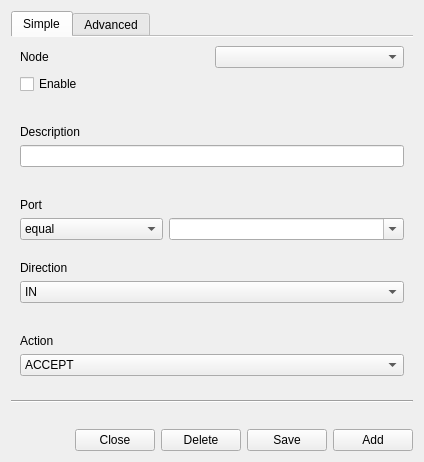
<?xml version="1.0" encoding="UTF-8"?>
<ui version="4.0">
 <class>Dialog</class>
 <widget class="QDialog" name="Dialog">
  <property name="geometry">
   <rect>
    <x>0</x>
    <y>0</y>
    <width>424</width>
    <height>462</height>
   </rect>
  </property>
  <property name="windowTitle">
   <string>Firewall rule</string>
  </property>
  <property name="windowIcon">
   <iconset>
    <normaloff>../../../../../../../../../../../../../../../../../../.designer/backup/icon-white.svg</normaloff>../../../../../../../../../../../../../../../../../../.designer/backup/icon-white.svg</iconset>
  </property>
  <layout class="QVBoxLayout" name="verticalLayout">
   <item>
    <widget class="QTabWidget" name="tabWidget">
     <property name="styleSheet">
      <string notr="true">QTabBar {
   alignment: center;
}</string>
     </property>
     <property name="currentIndex">
      <number>0</number>
     </property>
     <property name="elideMode">
      <enum>Qt::ElideRight</enum>
     </property>
     <property name="documentMode">
      <bool>true</bool>
     </property>
     <widget class="QWidget" name="tab">
      <attribute name="title">
       <string>Simple</string>
      </attribute>
      <layout class="QVBoxLayout" name="verticalLayout_2">
       <item>
        <layout class="QHBoxLayout" name="horizontalLayout_3">
         <item>
          <widget class="QLabel" name="label_7">
           <property name="text">
            <string>Node</string>
           </property>
          </widget>
         </item>
         <item>
          <widget class="QComboBox" name="comboNodes"/>
         </item>
        </layout>
       </item>
       <item>
        <widget class="QCheckBox" name="checkEnable">
         <property name="text">
          <string>Enable</string>
         </property>
        </widget>
       </item>
       <item>
        <layout class="QVBoxLayout" name="verticalLayout_3">
         <property name="sizeConstraint">
          <enum>QLayout::SetMaximumSize</enum>
         </property>
         <item>
          <widget class="QLabel" name="label">
           <property name="text">
            <string>Description</string>
           </property>
           <property name="alignment">
            <set>Qt::AlignBottom|Qt::AlignLeading|Qt::AlignLeft</set>
           </property>
          </widget>
         </item>
         <item>
          <widget class="QLineEdit" name="lineDescription">
           <property name="clearButtonEnabled">
            <bool>true</bool>
           </property>
          </widget>
         </item>
        </layout>
       </item>
       <item>
        <layout class="QVBoxLayout" name="verticalLayout_4">
         <item>
          <widget class="QLabel" name="label_2">
           <property name="text">
            <string>Port</string>
           </property>
           <property name="alignment">
            <set>Qt::AlignBottom|Qt::AlignLeading|Qt::AlignLeft</set>
           </property>
          </widget>
         </item>
         <item>
          <layout class="QHBoxLayout" name="horizontalLayout_2">
           <item>
            <widget class="QComboBox" name="comboOperator">
             <property name="sizePolicy">
              <sizepolicy hsizetype="Maximum" vsizetype="Fixed">
               <horstretch>0</horstretch>
               <verstretch>0</verstretch>
              </sizepolicy>
             </property>
             <property name="currentText">
              <string notr="true">equal</string>
             </property>
             <property name="sizeAdjustPolicy">
              <enum>QComboBox::AdjustToContents</enum>
             </property>
             <item>
              <property name="text">
               <string>equal</string>
              </property>
             </item>
             <item>
              <property name="text">
               <string>not equal</string>
              </property>
             </item>
             <item>
              <property name="text">
               <string>greater or equal than</string>
              </property>
             </item>
             <item>
              <property name="text">
               <string>greater than</string>
              </property>
             </item>
             <item>
              <property name="text">
               <string>less or equal than</string>
              </property>
             </item>
             <item>
              <property name="text">
               <string>less than</string>
              </property>
             </item>
            </widget>
           </item>
           <item>
            <widget class="QComboBox" name="comboPorts">
             <property name="sizePolicy">
              <sizepolicy hsizetype="Minimum" vsizetype="Fixed">
               <horstretch>0</horstretch>
               <verstretch>0</verstretch>
              </sizepolicy>
             </property>
             <property name="editable">
              <bool>true</bool>
             </property>
             <property name="currentText">
              <string notr="true"/>
             </property>
             <property name="sizeAdjustPolicy">
              <enum>QComboBox::AdjustToMinimumContentsLength</enum>
             </property>
            </widget>
           </item>
          </layout>
         </item>
        </layout>
       </item>
       <item>
        <widget class="QFrame" name="frameDirection">
         <property name="frameShape">
          <enum>QFrame::NoFrame</enum>
         </property>
         <property name="frameShadow">
          <enum>QFrame::Plain</enum>
         </property>
         <property name="lineWidth">
          <number>0</number>
         </property>
         <layout class="QVBoxLayout" name="verticalLayout_6">
          <property name="leftMargin">
           <number>0</number>
          </property>
          <property name="rightMargin">
           <number>0</number>
          </property>
          <item>
           <widget class="QLabel" name="label_3">
            <property name="text">
             <string>Direction</string>
            </property>
            <property name="alignment">
             <set>Qt::AlignBottom|Qt::AlignLeading|Qt::AlignLeft</set>
            </property>
           </widget>
          </item>
          <item>
           <widget class="QComboBox" name="comboDirection">
            <item>
             <property name="text">
              <string>IN</string>
             </property>
             <property name="icon">
              <iconset theme="go-down">
               <normaloff>../../../../../../../../../../../../../../../../../../.designer/backup</normaloff>../../../../../../../../../../../../../../../../../../.designer/backup</iconset>
             </property>
            </item>
            <item>
             <property name="text">
              <string>OUT</string>
             </property>
             <property name="icon">
              <iconset theme="go-up">
               <normaloff>../../../../../../../../../../../../../../../../../../.designer/backup</normaloff>../../../../../../../../../../../../../../../../../../.designer/backup</iconset>
             </property>
            </item>
           </widget>
          </item>
         </layout>
        </widget>
       </item>
       <item>
        <widget class="QFrame" name="frameAction">
         <property name="frameShape">
          <enum>QFrame::NoFrame</enum>
         </property>
         <property name="frameShadow">
          <enum>QFrame::Plain</enum>
         </property>
         <property name="lineWidth">
          <number>0</number>
         </property>
         <layout class="QVBoxLayout" name="verticalLayout_7">
          <property name="leftMargin">
           <number>0</number>
          </property>
          <property name="rightMargin">
           <number>0</number>
          </property>
          <item>
           <widget class="QLabel" name="label_4">
            <property name="text">
             <string>Action</string>
            </property>
            <property name="alignment">
             <set>Qt::AlignBottom|Qt::AlignLeading|Qt::AlignLeft</set>
            </property>
           </widget>
          </item>
          <item>
           <widget class="QComboBox" name="comboVerdict">
            <item>
             <property name="text">
              <string>ACCEPT</string>
             </property>
             <property name="icon">
              <iconset theme="object-select-symbolic">
               <normaloff>../../../../../../../../../../../../../../../../../../.designer/backup</normaloff>../../../../../../../../../../../../../../../../../../.designer/backup</iconset>
             </property>
            </item>
            <item>
             <property name="text">
              <string>DROP</string>
             </property>
             <property name="icon">
              <iconset theme="window-close">
               <normaloff>../../../../../../../../../../../../../../../../../../.designer/backup</normaloff>../../../../../../../../../../../../../../../../../../.designer/backup</iconset>
             </property>
            </item>
            <item>
             <property name="text">
              <string>REJECT</string>
             </property>
             <property name="icon">
              <iconset theme="edit-delete">
               <normaloff>../../../../../../../../../../../../../../../../../../.designer/backup</normaloff>../../../../../../../../../../../../../../../../../../.designer/backup</iconset>
             </property>
            </item>
            <item>
             <property name="text">
              <string>RETURN</string>
             </property>
             <property name="icon">
              <iconset theme="edit-undo">
               <normaloff>../../../../../../../../../../../../../../../../../../.designer/backup</normaloff>../../../../../../../../../../../../../../../../../../.designer/backup</iconset>
             </property>
            </item>
           </widget>
          </item>
         </layout>
        </widget>
       </item>
      </layout>
     </widget>
     <widget class="QWidget" name="tab_2">
      <attribute name="title">
       <string>Advanced</string>
      </attribute>
      <layout class="QVBoxLayout" name="verticalLayout_8">
       <item>
        <widget class="QLabel" name="label_6">
         <property name="text">
          <string>TODO</string>
         </property>
         <property name="alignment">
          <set>Qt::AlignCenter</set>
         </property>
        </widget>
       </item>
      </layout>
     </widget>
    </widget>
   </item>
   <item>
    <widget class="Line" name="line">
     <property name="orientation">
      <enum>Qt::Horizontal</enum>
     </property>
    </widget>
   </item>
   <item>
    <widget class="QLabel" name="statusLabel">
     <property name="text">
      <string/>
     </property>
     <property name="wordWrap">
      <bool>true</bool>
     </property>
    </widget>
   </item>
   <item>
    <layout class="QHBoxLayout" name="horizontalLayout">
     <item>
      <widget class="QPushButton" name="helpButton">
       <property name="sizePolicy">
        <sizepolicy hsizetype="Maximum" vsizetype="Fixed">
         <horstretch>0</horstretch>
         <verstretch>0</verstretch>
        </sizepolicy>
       </property>
       <property name="toolTip">
        <string>You can use , or - to specify multiple ports or a port range: 22 or 22,443 or 10000-20000</string>
       </property>
       <property name="text">
        <string/>
       </property>
       <property name="icon">
        <iconset theme="help-browser"/>
       </property>
       <property name="flat">
        <bool>true</bool>
       </property>
      </widget>
     </item>
     <item>
      <spacer name="horizontalSpacer">
       <property name="orientation">
        <enum>Qt::Horizontal</enum>
       </property>
       <property name="sizeHint" stdset="0">
        <size>
         <width>40</width>
         <height>20</height>
        </size>
       </property>
      </spacer>
     </item>
     <item>
      <widget class="QPushButton" name="cmdClose">
       <property name="text">
        <string>Close</string>
       </property>
       <property name="icon">
        <iconset theme="window-close">
         <normaloff>../../../../../../../../../../../../../../../../../../.designer/backup</normaloff>../../../../../../../../../../../../../../../../../../.designer/backup</iconset>
       </property>
      </widget>
     </item>
     <item>
      <widget class="QPushButton" name="cmdDelete">
       <property name="text">
        <string>Delete</string>
       </property>
       <property name="icon">
        <iconset theme="edit-delete"/>
       </property>
      </widget>
     </item>
     <item>
      <widget class="QPushButton" name="cmdSave">
       <property name="text">
        <string>Save</string>
       </property>
       <property name="icon">
        <iconset theme="document-save">
         <normaloff>../../../../../../../../../../../../../../../../../../.designer/backup</normaloff>../../../../../../../../../../../../../../../../../../.designer/backup</iconset>
       </property>
      </widget>
     </item>
     <item>
      <widget class="QPushButton" name="cmdAdd">
       <property name="text">
        <string>Add</string>
       </property>
       <property name="icon">
        <iconset theme="list-add">
         <normaloff>../../../../../../../../../../../../../../../../../../.designer/backup</normaloff>../../../../../../../../../../../../../../../../../../.designer/backup</iconset>
       </property>
      </widget>
     </item>
    </layout>
   </item>
  </layout>
 </widget>
 <resources/>
 <connections/>
</ui>
